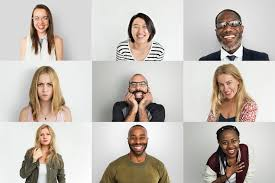
#> input picture imgrec/image1.jpg, 275 x 183 px
$ python img.py
#> lines starting #> are read from the running program, lines starting #| are printed output that depends on the picture; after the words box and inside, x2 and y2 are one past the last pixel; in counts of white or black regions, pixels touching at a corner belong together
# # image recognition
# # steps-
# # read-open-hold
import cv2
import cv2.data
modelpath = cv2.data.haarcascades +"haarcascade_frontalface_default.xml"
trained =cv2.CascadeClassifier(modelpath)
img = cv2.imread("image1.jpg")
#> img is the input picture: shape (183, 275, 3); mean B, G, R 181.9, 189, 196.9
#img2= cv2.rectangle(img,(100,100),(200,200),(255,0,0),2) #rectangle oveer img
#img_gray =cv2.cvtColor(img,cv2.COLOR_BGR2GRAY) #convrting to gray

#cv2.imshow("new img",img2)
# 0 kyunki bo hr millisecond khulega

faces = trained.detectMultiScale(img,1.3,2)
#> faces = [[29, 9, 24, 24], [128, 18, 24, 24], [214, 74, 24, 24], [32, 75, 27, 27]]
for face in faces:
    x,y,w,h =face
    img = cv2.rectangle(img,(x,y),(x+w,y+h),(255,255,255),2)
#> this loop made 4 passes
#> pass 1, `img = cv2.rectangle(img,(x,y),(x+w,y+h),(255,255,255),2)`:
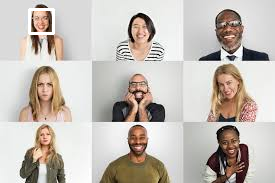
#> img: shape (183, 275, 3); 0.56% of pixels changed, all inside (x1, y1, x2, y2) = (28, 8, 55, 35)
#> pass 2, `img = cv2.rectangle(img,(x,y),(x+w,y+h),(255,255,255),2)`:
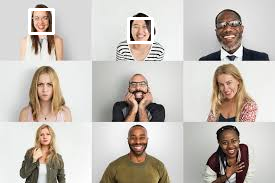
#> img: shape (183, 275, 3); 0.56% of pixels changed, all inside (x1, y1, x2, y2) = (127, 17, 154, 44)
#> pass 3, `img = cv2.rectangle(img,(x,y),(x+w,y+h),(255,255,255),2)`:
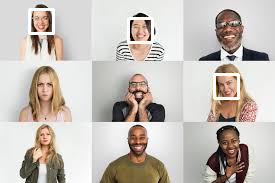
#> img: shape (183, 275, 3); 0.56% of pixels changed, all inside (x1, y1, x2, y2) = (213, 73, 240, 100)
#> after the loop:
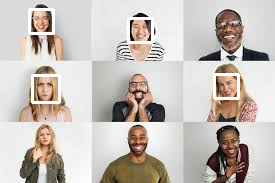
#> img: shape (183, 275, 3); 0.64% of pixels changed, all inside (x1, y1, x2, y2) = (31, 74, 61, 104)
cv2.imshow("new img",img)
cv2.waitKey(0)
